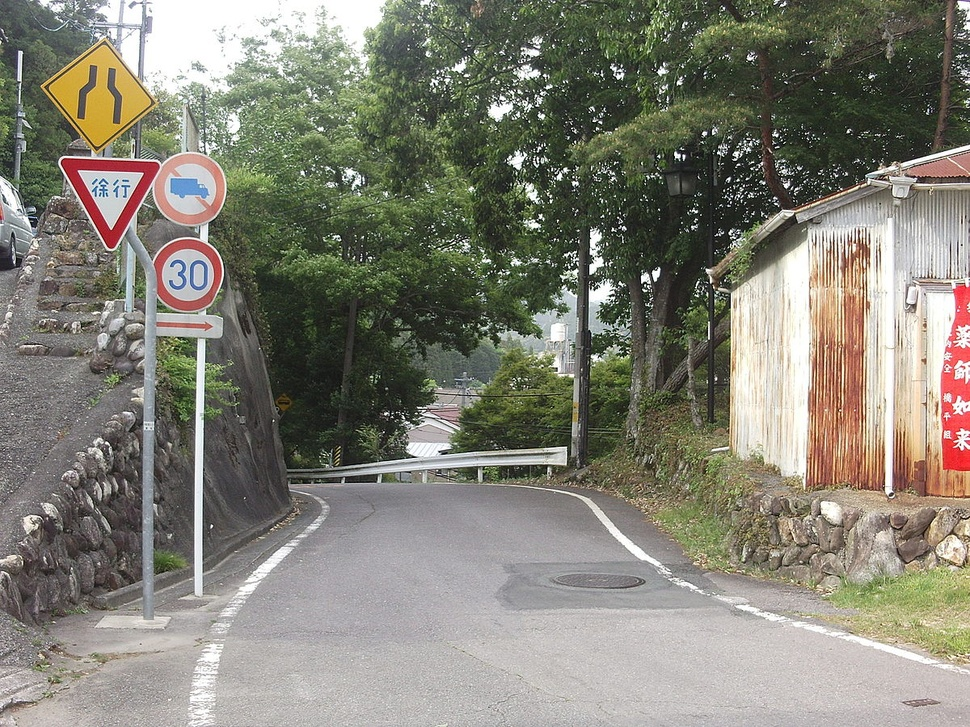
#> input picture sign1.JPG, 970 x 727 px, shrunk from 1200 x 900 before the run
$ python main.py
#> lines starting #> are read from the running program, lines starting #| are printed output that depends on the picture; after the words box and inside, x2 and y2 are one past the last pixel; in counts of white or black regions, pixels touching at a corner belong together
import cv2
import numpy as np


def nothing(x):
    pass


img = cv2.imread('sign1.JPG')
#> img is the input picture: shape (727, 970, 3); mean B, G, R 117.4, 129.6, 131.3
hsv = cv2.cvtColor(img, cv2.COLOR_BGR2HSV)
#> hsv: shape (727, 970, 3); mean H, S, V 47.9, 43.9, 135.7

cv2.namedWindow("Tracking", cv2.WINDOW_NORMAL)
cv2.createTrackbar("LH", "Tracking", 0, 255, nothing)
#> slider 'LH' is set to 51
cv2.createTrackbar("LS", "Tracking", 0, 255, nothing)
#> slider 'LS' is set to 51
cv2.createTrackbar("LV", "Tracking", 0, 255, nothing)
#> slider 'LV' is set to 51
cv2.createTrackbar("UH", "Tracking", 255, 255, nothing)
cv2.createTrackbar("US", "Tracking", 255, 255, nothing)
cv2.createTrackbar("UV", "Tracking", 255, 255, nothing)

while True:
    l_h = cv2.getTrackbarPos("LH", "Tracking")
    l_s = cv2.getTrackbarPos("LS", "Tracking")
    l_v = cv2.getTrackbarPos("LV", "Tracking")

    u_h = cv2.getTrackbarPos("UH", "Tracking")
    u_s = cv2.getTrackbarPos("US", "Tracking")
    u_v = cv2.getTrackbarPos("UV", "Tracking")

    l_b = np.array([l_h, l_s, l_v])
    u_b = np.array([u_h, u_s, u_v])

    mask = cv2.inRange(hsv, l_b, u_b)
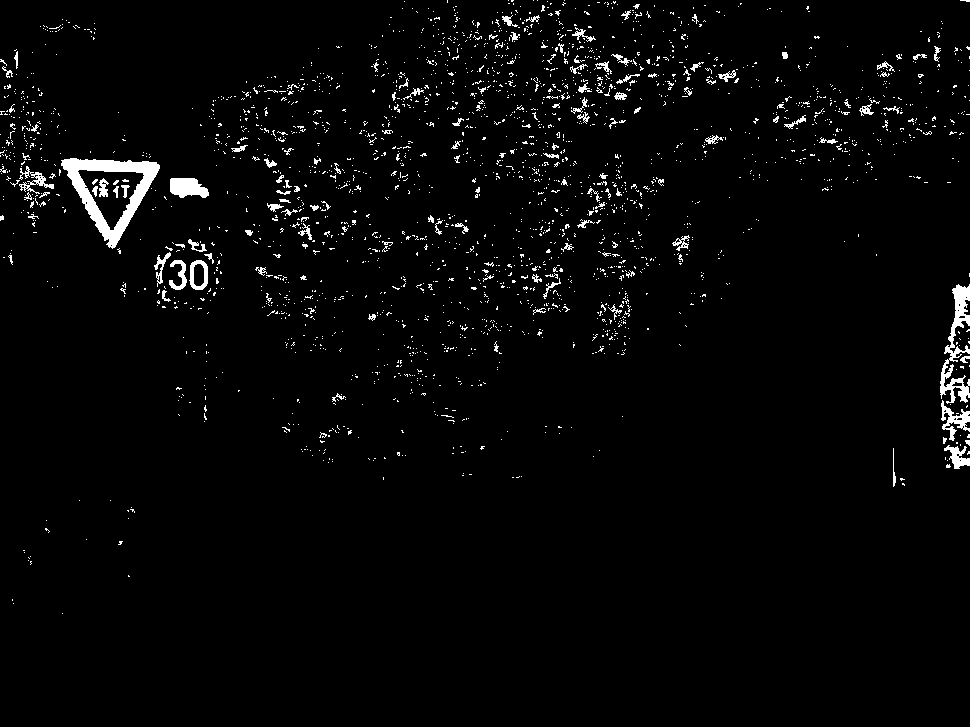
#> mask: shape (727, 970); 2.7% white; 2491 white regions (2361 under 20 px), largest, box (x1, y1, x2, y2) and area: (61, 158, 160, 249) 2782, (940, 284, 970, 404) 1347, (170, 178, 209, 198) 590

    res = cv2.bitwise_and(img, img, mask=mask)
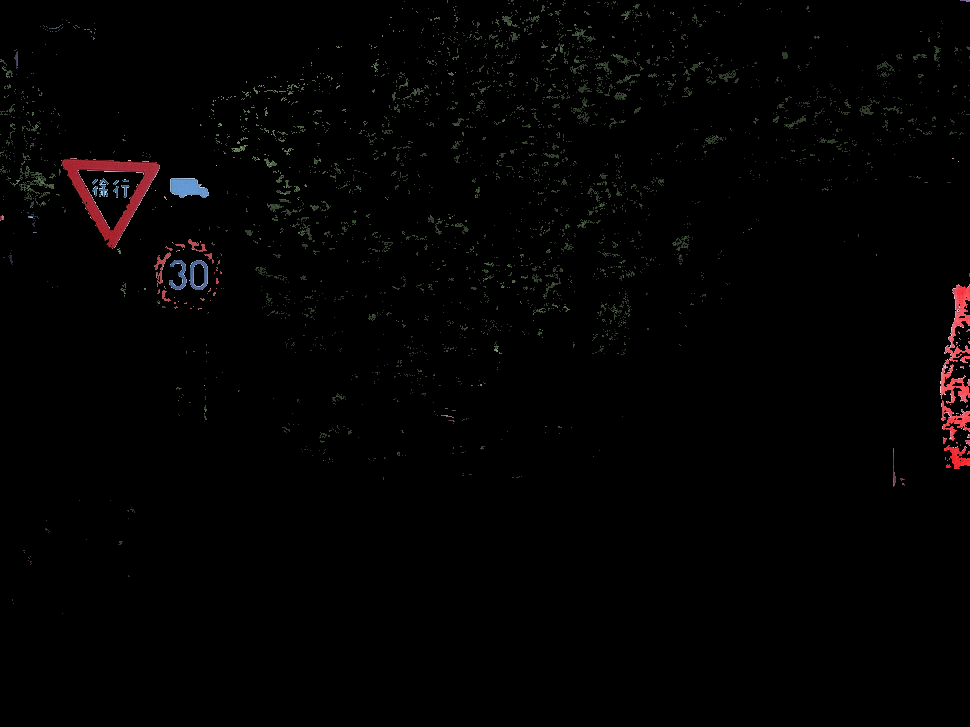
#> res: shape (727, 970, 3); mean B, G, R 1.9, 2, 2.7
    cv2.imshow("image", img)

    cv2.imshow("res", res)

    key = cv2.waitKey(1)
#> (key Esc is pressed here)
    if key == 27:
        break
cv2.destroyAllWindows()
